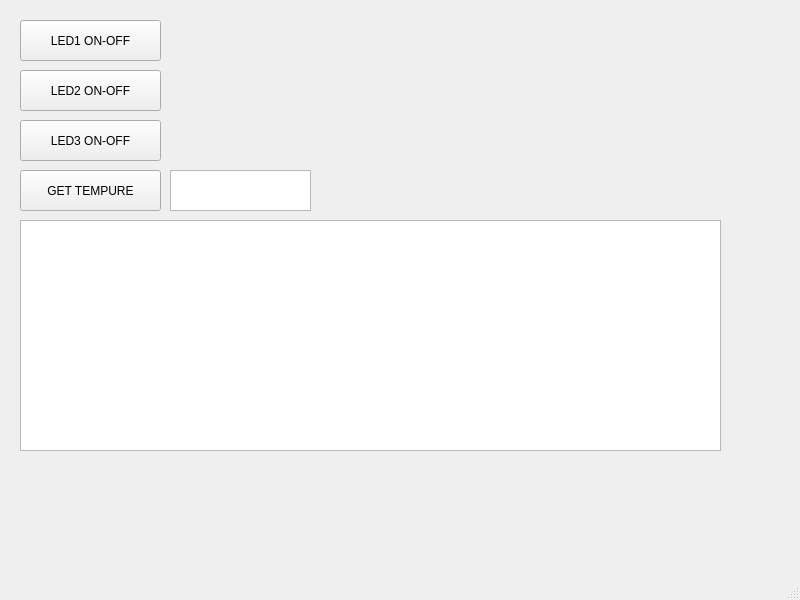
<?xml version="1.0" encoding="UTF-8"?>
<ui version="4.0">
 <class>MainWindow</class>
 <widget class="QMainWindow" name="MainWindow">
  <property name="geometry">
   <rect>
    <x>0</x>
    <y>0</y>
    <width>800</width>
    <height>600</height>
   </rect>
  </property>
  <property name="windowTitle">
   <string>MainWindow</string>
  </property>
  <widget class="QWidget" name="centralwidget">
   <widget class="QPushButton" name="pushButton">
    <property name="geometry">
     <rect>
      <x>20</x>
      <y>20</y>
      <width>141</width>
      <height>41</height>
     </rect>
    </property>
    <property name="text">
     <string>LED1 ON-OFF</string>
    </property>
   </widget>
   <widget class="QPushButton" name="pushButton_2">
    <property name="geometry">
     <rect>
      <x>20</x>
      <y>70</y>
      <width>141</width>
      <height>41</height>
     </rect>
    </property>
    <property name="text">
     <string>LED2 ON-OFF</string>
    </property>
   </widget>
   <widget class="QPushButton" name="pushButton_3">
    <property name="geometry">
     <rect>
      <x>20</x>
      <y>120</y>
      <width>141</width>
      <height>41</height>
     </rect>
    </property>
    <property name="text">
     <string>LED3 ON-OFF</string>
    </property>
   </widget>
   <widget class="QPushButton" name="pushButton_4">
    <property name="geometry">
     <rect>
      <x>20</x>
      <y>170</y>
      <width>141</width>
      <height>41</height>
     </rect>
    </property>
    <property name="text">
     <string>GET TEMPURE</string>
    </property>
   </widget>
   <widget class="QTextEdit" name="textEdit_1">
    <property name="geometry">
     <rect>
      <x>170</x>
      <y>170</y>
      <width>141</width>
      <height>41</height>
     </rect>
    </property>
   </widget>
   <widget class="QChartView" name="chartView">
    <property name="geometry">
     <rect>
      <x>20</x>
      <y>220</y>
      <width>701</width>
      <height>231</height>
     </rect>
    </property>
   </widget>
  </widget>
  <widget class="QMenuBar" name="menubar">
   <property name="geometry">
    <rect>
     <x>0</x>
     <y>0</y>
     <width>800</width>
     <height>28</height>
    </rect>
   </property>
  </widget>
  <widget class="QStatusBar" name="statusbar"/>
 </widget>
 <customwidgets>
  <customwidget>
   <class>QChartView</class>
   <extends>QGraphicsView</extends>
   <header>qtcharts/qchartview.h</header>
  </customwidget>
 </customwidgets>
 <resources/>
 <connections/>
</ui>
